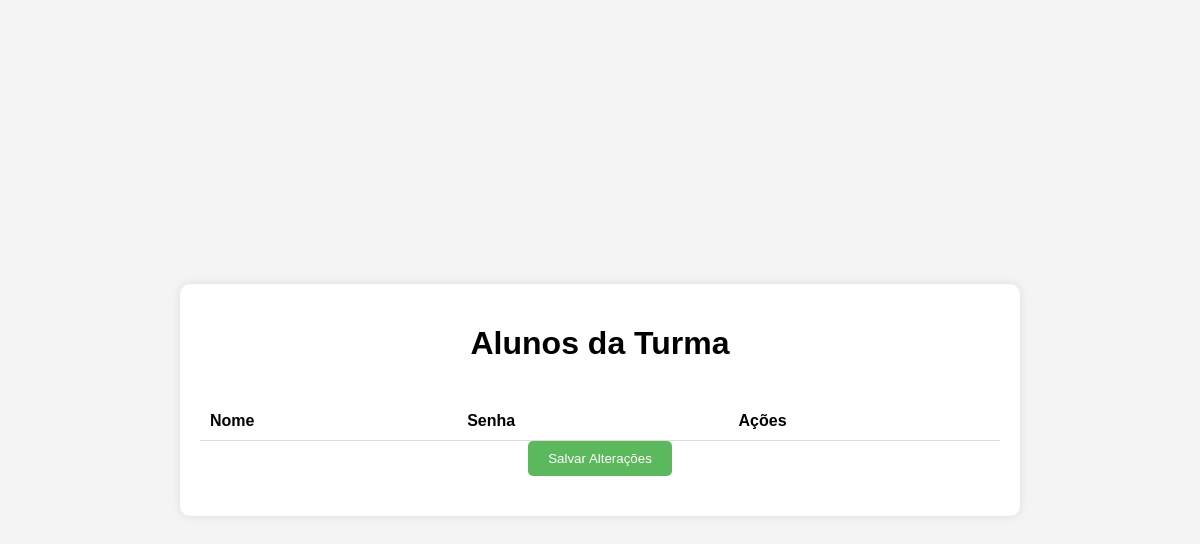
Page /SENAI_LOGISTICA/homeProf/turmas/alunos.php?turma_id=24 on the earlier database version.
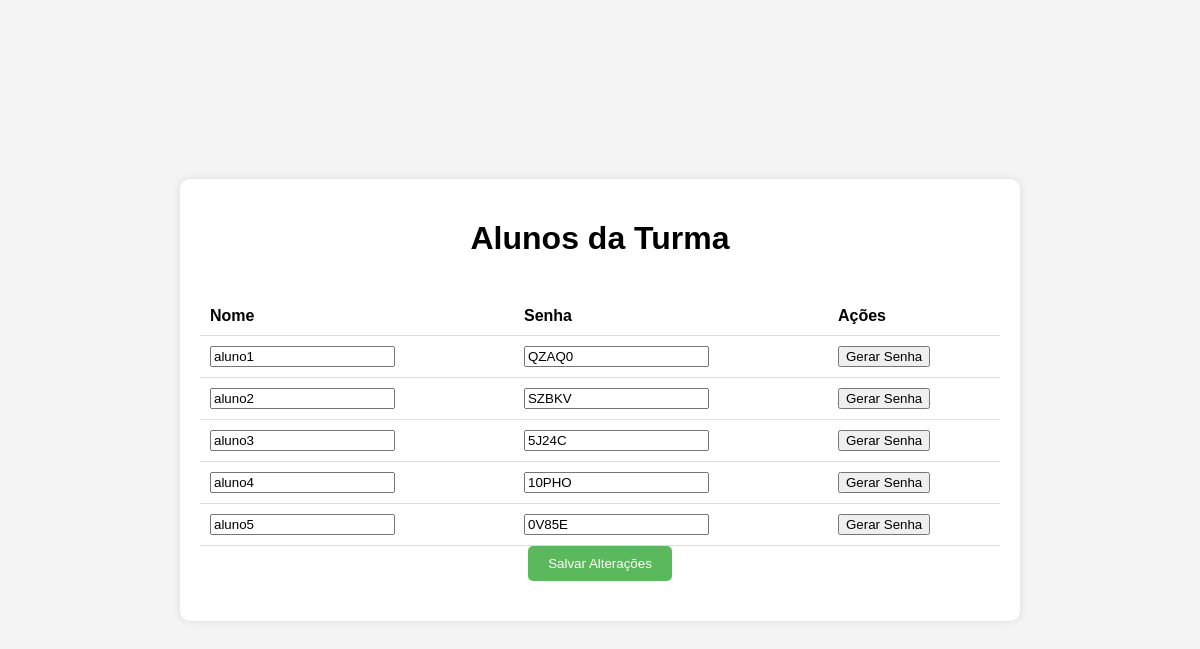
Same page on the later database version.
### tables this page shows
CREATE TABLE `alunos` (
  `id` int(11) NOT NULL,
  `nome` varchar(60) NOT NULL,
  `senha` varchar(255) NOT NULL,
  `turma_id` int(11) NOT NULL
);

### SENAI_LOGISTICA/homeProf/turmas/alunos.php (the view, shortened to what this page needs)
<?php
$hostname = "127.0.0.1";
$user = "root";
$password = "root";
$database = "senai";
$conexao = new mysqli($hostname, $user, $password, $database);
$turma_id = $_GET['turma_id'] ?? '';
$sql = "SELECT * FROM `alunos` WHERE `turma_id` = '$turma_id'";
$resultado = $conexao->query($sql);
?>
<!DOCTYPE html>
<html lang="en">
<head>
</head>
<body>
    <div class="container">
        <h1>Alunos da Turma</h1>
        <form method="post" action="salvar_alunos.php">
            <div class="divTable">
                <table>
                    <thead>
                        <tr>
                            <th>Nome</th>
                            <th>Senha</th>
                            <th>Ações</th>
                        </tr>
                    </thead>
                    <tbody>
                        <?php while ($row = $resultado->fetch_assoc()): ?>
                            <tr>
                                <td>
                                    <input type="text" name="nome[]" value="<?= htmlspecialchars($row['nome']) ?>" required>
                                </td>
                                <td>
                                    <input type="text" name="senha[]" value="<?= htmlspecialchars($row['senha']) ?>" required>
                                </td>
                                <td>
                                    <button type="button" onclick="gerarSenha(this)">Gerar Senha</button>
                                </td>
                            </tr>
                        <?php endwhile; ?>
                    </tbody>
                </table>
            </div>
            <button class="button-79" type="submit">Salvar Alterações</button>
        </form>
    </div>
</body>
</html>

Differences in the rows shown:
added alunos: nome "aluno1", senha "QZAQ0"
added alunos: nome "aluno2", senha "SZBKV"
added alunos: nome "aluno3", senha "5J24C"
added alunos: nome "aluno4", senha "10PHO"
added alunos: nome "aluno5", senha "0V85E"
